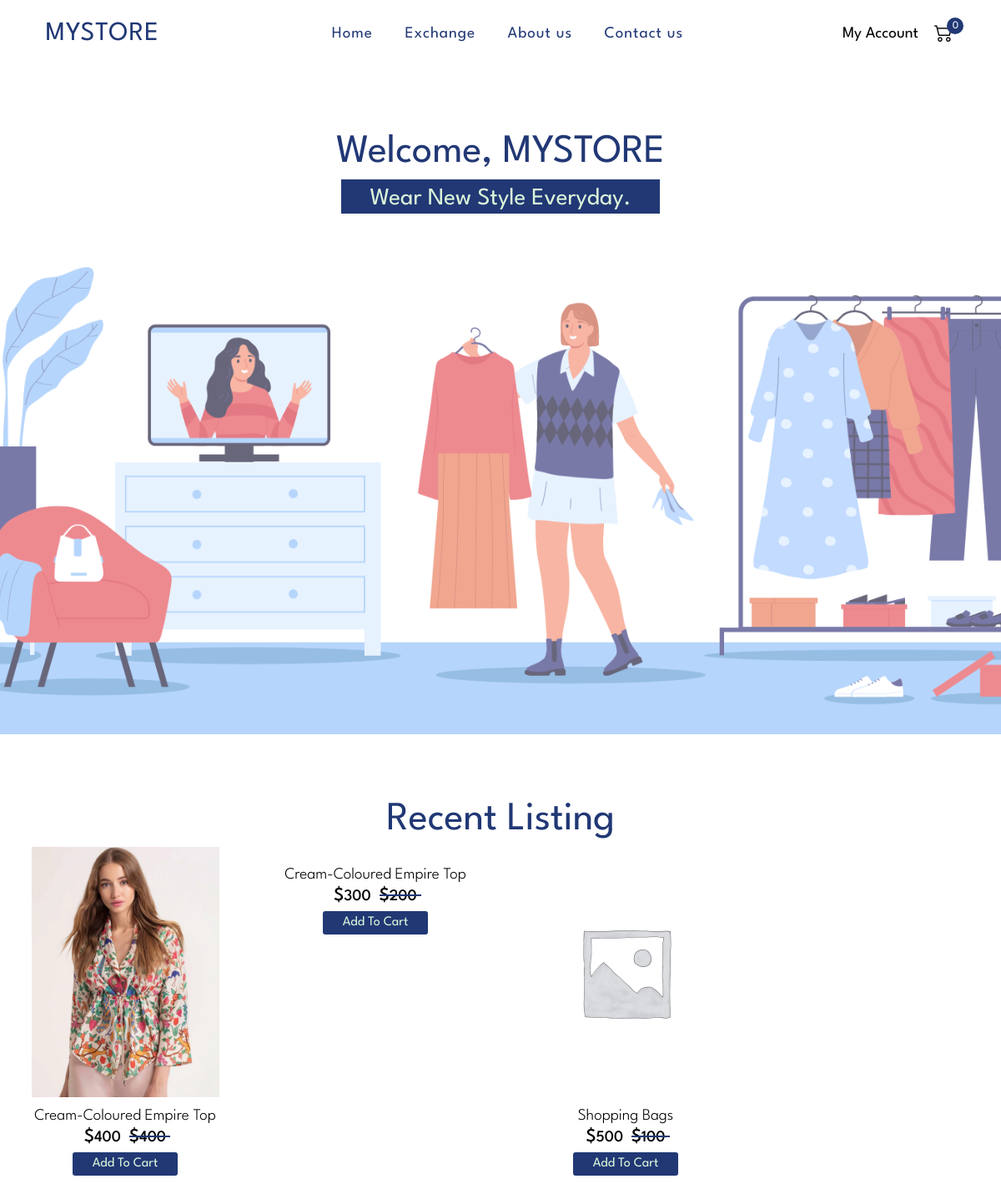
The page / on the database its author committed.
### tables this page shows
CREATE TABLE `products` (
  `id` int(11) NOT NULL,
  `name` varchar(500) NOT NULL,
  `r_price` int(15) NOT NULL,
  `s_price` varchar(15) NOT NULL,
  `description` varchar(1000) NOT NULL,
  `category` varchar(300) NOT NULL,
  `stock` varchar(50) NOT NULL DEFAULT '0',
  `image` varchar(200) NOT NULL DEFAULT 'placeholder.png'
);

### class/autoloader.php (called while the page is built, shortened)
<?php
function registerClass($className)
{
    $extension = '.class.php';
}

### class/db.class.php (called while the page is built, shortened)
<?php
class Db{
    private $dbname = 'project';
    private $host = 'localhost';
    private $user = 'root';
    private $pwd = '';
    private function connect()
    {
        $db = "mysql:host=$this->host;dbname=$this->dbname;";
        $pdo = new pdo($db,$this->user,$this->pwd);
        $pdo->setAttribute(pdo::ATTR_DEFAULT_FETCH_MODE,pdo::FETCH_ASSOC);
        return $pdo;
    }
    public function select($table,$condition = '')
    {
        $query = "SELECT * FROM `$table`";
        $data = $this->connect()->query($query);
        $data = $data->fetchAll();
        return $data;
    }
}

### class/product.class.php (called while the page is built, shortened)
<?php
require_once('autoloader.php');
class Product extends Db{
    public function get_all_products()
    {
        $allProducts = Db::select('products');
        return $allProducts;
    }
}

### index.php (the view, shortened to what this page needs)
<?php
require_once('class/autoloader.php');
?>
<!DOCTYPE html>
<html lang="en">
<head>
<?php require 'header.php' ?>
    <section class="home hero">
        <div class="container">
            <p class="title">Welcome, MYSTORE</p>
            <p class="subtitle">Wear New Style Everyday.</p>
        </div>
    </section>
    <section class="home listing">
        <div class="container">
        <p class="title">Recent Listing</p>
        <div class="product_list grid_container col_4">
            <?php
            $products = new Product();
            $allProduct = $products->get_all_products();
            foreach($allProduct as $product){
            ?>
            <div class="product_box">
               <div class="product_image">
                    <img src="<?php echo SITEURL ?>assets/images/products/<?php echo $product['image'] ?>" alt="">
               </div>
               <div class="product_details">
                    <p class="product_title"><?php echo $product['name'] ?></p>
                    <p class="product_price">
                        <span class="regular_price"><span class="currency">$</span><?php echo $product['r_price']?></span>
                        <?php
                        if($product['s_price']){
                            ?>
                            <span class="sales_price"><span class="currency">$</span><?php echo $product['s_price']?></span>
                            <?php
                        }
                        ?>
                    </p>
                    <button class="add_to_cart" id="<?php echo $product['id'] ?>"> Add To Cart</button>
               </div>
            </div>
            <?php
            }
            ?>
        </div>
        </div>
    </section>
<?php require_once('footer.php'); ?>

### header.php (shortened to what this page needs)
</head>
<body>
<div class="container">
    <div class="header">
        <a href="index.php" class="logo">MYSTORE</a>
        <div class="navigation">
            <ul class="li"><a href="#">Home</a></ul>
            <ul class="li"><a href="#">Exchange</a></ul>
            <ul class="li"><a href="#">About us</a></ul>
            <ul class="li"><a href="#">Contact us</a></ul>
        </div>
        <div class="quick_navigation">
            <ul class="user_menu">
                <li class="has_submenu">
                    My Account&nbsp&nbsp
                </li>
                <li><span class="cart-menu"><i class="bi bi-cart2"></i><span class="item-count">0</span></span></li>
            </ul>
        </div>
    </div>

### footer.php (shortened to what this page needs)
</div>
    <link rel="stylesheet" href="<?php echo SITEURL ?>assets/style/main.css">
    <link rel="stylesheet" href="https://cdn.jsdelivr.net/npm/bootstrap-icons@1.9.1/font/bootstrap-icons.css">
</body>
</html>

### assets/style/main.css (style rules this page uses)
* { padding:0; margin:0; box-sizing: border-box; font-family: 'League Spartan', sans-serif; }
:root { --primary: #213875; --hover: #F433AB; --secondary:#f6ddda; --body-background: #ffffff; --accent:#dcf6da; }
a { text-decoration: none; color:var(--primary); display: block; }
.grid_container { display: grid; }
.grid_container.col_4 { grid-template-columns: repeat(4,1fr); }
.header { padding-block:0.5em; display: flex; align-items: center; justify-content: space-between; padding-inline: 2em; font-size: 1.2rem; }
.logo { font-size: 2rem; }
.navigation { display: flex; gap:1em; }
.header a { display: block; padding:0.5em; letter-spacing: 1px; }
.header i { font-size: 1.4rem; cursor: pointer; }
.header .cart-menu { position: relative; }
.header .item-count { color:var(--body-background); background-color:var(--primary); display: block; height: 20px; width: 20px; text-align: center; font-size: 0.8rem; line-height: 20px; border-radius: 50%; position:absolute; top:-13px; right: -13px; }
.user_menu { display: flex; align-items: center; list-style-type: none; padding-right: 1em; gap:0.5em; }
.user_menu li { flex:1 0 auto; }
.has_submenu { position: relative; }
.hero { width: 100%; height:85vh; }
.home.hero { height: 100vh; background-image: url('../images/background/home_featured.png'); background-size: cover; background-position: center; padding-top: 5em; background-color: rgb(255, 255, 255,0.3); background-blend-mode:overlay; }
.home.hero .container { padding-bottom: 3em; display: grid; }
.container p.title { font-size: 3rem; text-align: center; color: var(--primary); padding-bottom: 10px; }
.container p.subtitle { font-size: 1.8rem; text-align: center; color:var(--accent); background-color: #213875; display: inline-block; margin: auto; padding: 10px 35px 5px 35px; }
.home.listing { height: 100vh; padding-top: 5em; display: grid; }
.product_box { text-align: center; }
.product_image img { height: 300px; }
.product_box .product_title { font-size: 1.2rem; padding-top: 0.5em; font-weight: 300; }
.product_price { font-size: 1.2rem; font-weight: 500; padding-top: 0.3em; }
.currency { font-size: 1.4rem; }
.sales_price { position:relative; padding-left:5px; }
.sales_price span::before { content: ''; width: 100%; height: 2px; background-color:var(--primary); display: inline-block; position: absolute; top: 50%; transform:translateY(-100%); }
.add_to_cart { padding:0.4rem 1.5rem; border:none; background-color:var(--primary); color:var(--accent); font-size:1rem; line-height:1em; border-radius:3px; margin-top:0.5rem; cursor:pointer; }

### rows shown on the page
products: image (picture), name "Cream-Coloured Empire Top", r_price "400", s_price "400"
products: name "Cream-Coloured Empire Top", r_price "300", s_price "200"
products: image (placeholder picture), name "Shopping Bags", r_price "500", s_price "100"
